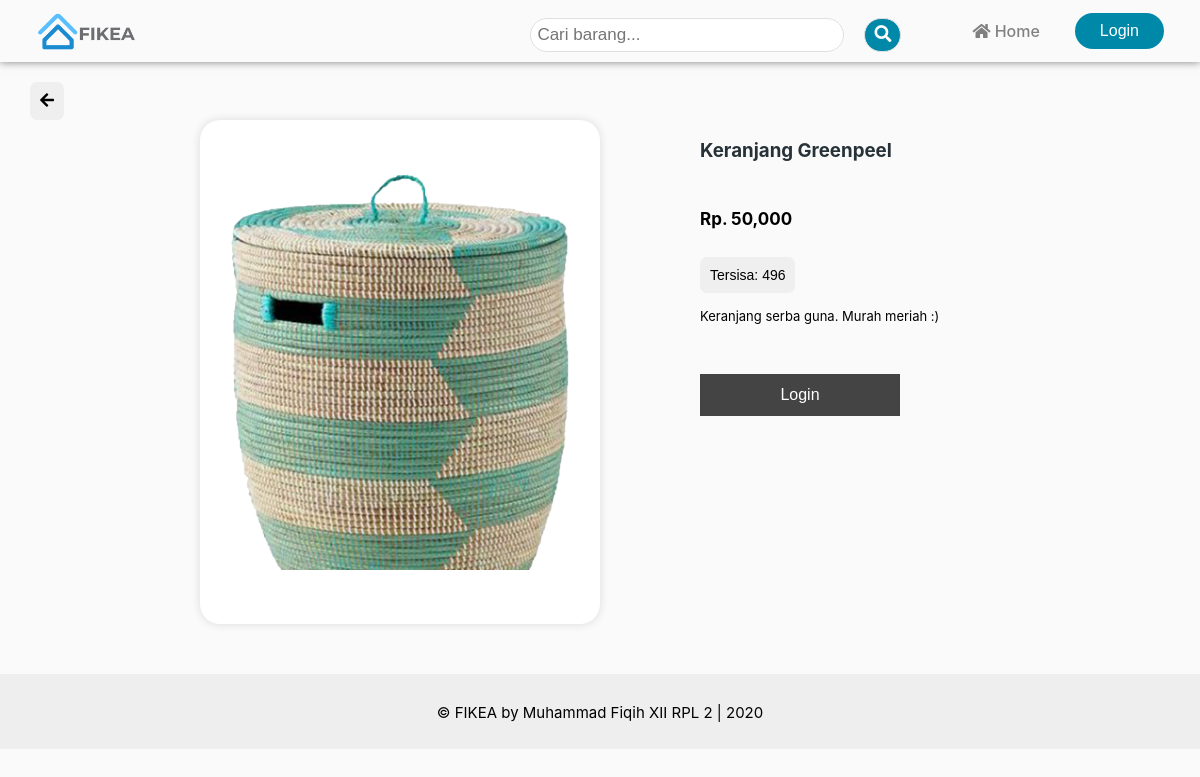
Page /Produk/detailproduk/2 on the committed database.
### tables this page shows
CREATE TABLE `produk` (
  `id_produk` int(11) NOT NULL,
  `nama_produk` varchar(255) NOT NULL,
  `harga` varchar(255) NOT NULL,
  `deskripsi` text NOT NULL,
  `foto` text NOT NULL,
  `stok` int(11) NOT NULL
);

### application/controllers/Produk.php (called while the page is built, shortened)
<?php
class Produk extends CI_Controller
{
    public function __construct()
    {
        $this->load->model('M_produk');
    }
    public function detailproduk($id)
    {
        $data['dproduk'] = $this->M_produk->detail_produk($id);
        $data['title'] = 'Produk';
        $data['user'] = $this->db->get_where('user', ['username' => $this->session->userdata('username')])->row_array();
        $this->load->view('templates/header', $data);
        $this->load->view('detailproduk');
        $this->load->view('templates/footer');
    }
}

### index.php (called while the page is built, shortened)
<?php
require_once BASEPATH.'core/CodeIgniter.php';

### application/models/M_produk.php (called while the page is built, shortened)
<?php
class M_produk extends  CI_Model
{
    function detail_produk($id)
    {
        $query = $this->db->query("SELECT * FROM produk WHERE id_produk=$id");
        return $query->result();
    }
}

### application/views/detailproduk.php (the view, shortened to what this page needs)
<section class="barang mt-20 mb-50">
    <a class="ml-30" href="<?= base_url('') ?>"><button class="btn"><i class="fas fa-arrow-left"></i></button></a>
    <?php foreach ($dproduk as $dprdk) : ?>
        <div class="row-lg mt-10">
            <div class="col-400 ml-200">
                <div style="background-color: white; height:auto; width:auto; border-radius:20px;box-shadow: 0 0 10px #00000020;">
                    <img class="img-lg border-20" style="margin-top: 50px; margin-bottom:50px; margin-left:20px;display:inline;" src="<?= base_url('assets/img/upload/') . $dprdk->foto ?>" alt="">
                </div>
            </div>
            <div class="col-400" style="margin-left: 100px;">
                <div style="height:auto; width:auto; border-radius:20px;">
                    <div class="row-xl">
                        <h3 class="text-def"><?= $dprdk->nama_produk ?></h3>
                    </div>
                    <div class="row-xl">
                        <h5 style="font-weight:bold; font-size:17px;">Rp. <?= number_format($dprdk->harga) ?></h5>
                    </div>
                    <div class="row-xl">
                        <button class="btn" style="font-size:14px;">
                            Tersisa: <?= $dprdk->stok ?>
                        </button>
                    </div>
                    <div class="row-xl mt-15">
                        <small>
                            <?= $dprdk->deskripsi ?>
                        </small>
                    </div>
                    <?php
                    if ($this->session->userdata('akses') != 'user') : ?>
                        <div class="row-xl mt-50">
                            <a href="<?= base_url('Login') ?>"><button class="btn-keranjang">Login</button></a>
                        </div>
                    <?php endif ?>
                </div>
            </div>
        </div>
    <?php endforeach ?>
</section>

### assets/css/style.css (style rules this page uses)
body { font-family: -apple-system, BlinkMacSystemFont, "Segoe UI", Roboto, Oxygen, Ubuntu, Cantarell, "Open Sans", "Helvetica Neue", sans-serif; padding: 0; margin: 0; background-color: #fafafa; }
li, a, button { text-decoration: none; font-weight: 500; font-size: 16px; }
.row-xl { max-width: 100%; margin-left: auto; margin-right: auto; display: flex; flex-wrap: wrap; }
.row-lg { max-width: 1200px; margin-left: auto; margin-right: auto; display: flex; text-align: center; flex-wrap: wrap; }
.img-lg { height: 400px; width: 360px; }
small { font-size: 13px; }
.col-400 { width: 400px; text-align: left; }
.ml-30 { margin-left: 30px; }
.ml-200 { margin-left: 200px; }
.mb-50 { margin-bottom: 50px; }
.mt-15 { margin-top: 15px; }
.mt-20 { margin-top: 20px; }
.mt-50 { margin-top: 50px; }
.text-def { color: #263238; }
.btn { padding: 10px; border-radius: 7px; border: none; outline: none; cursor: pointer; }
.border-20 { border-radius: 20px; }
.btn-keranjang { background: #444444; border: 2px solid #444444; color: white; padding: 10px; width: 200px; }
* { list-style: none; }

### rows in the picture
produk: foto (picture), nama_produk "Keranjang Greenpeel", harga "50,000", stok "496", deskripsi "Keranjang serba guna. Murah meriah :)"
